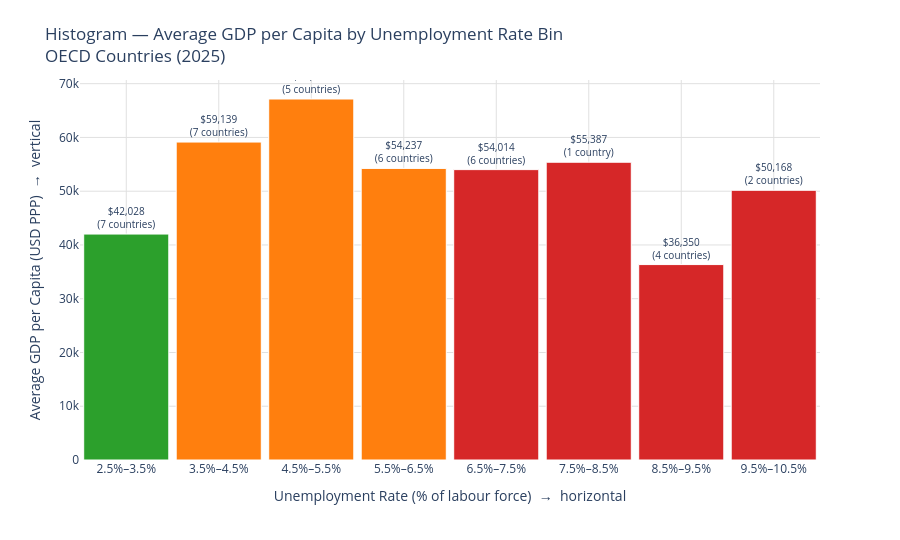

The notebook cell this image was saved under:
### Markdown cell above
# Distribution Analysis — GDP per Capita & Unemployment Rate (2025)

Two histograms showing the **distribution** of values across all OECD countries for 2025.

A histogram divides values into intervals (bins) and counts how many countries fall in each interval. This reveals:
- **Central tendency** — where most countries cluster
- **Dispersion** — how spread out the values are
- **Skewness** — whether the distribution is symmetric or pulls toward one extreme
- **Outliers** — countries with unusually high or low values

Data source: `datasets/Per-Year/gdp_2025.xlsx` and `datasets/Per-Year/unemployment_2025.xlsx`

### Code cell
import pandas as pd
import numpy as np
import plotly.graph_objects as go

# ── Load and clean ────────────────────────────────────────────────────────────
gdp_all = pd.read_excel('datasets/Per-Year/gdp_2025.xlsx')
une_all = pd.read_excel('datasets/Per-Year/unemployment_2025.xlsx')

AGGREGATE_AREAS = {'EA', 'EU27_2020', 'G7', 'OECD', 'OECDE', 'USMCA'}
gdp_all = gdp_all[~gdp_all['REF_AREA'].isin(AGGREGATE_AREAS)]
une_all = une_all[~une_all['REF_AREA'].isin(AGGREGATE_AREAS)]

df = gdp_all.merge(une_all, on='REF_AREA', how='inner')

# ── Bin countries by unemployment rate (X axis) ────────────────────────────
n_bins = 8
df['UNE_BIN'] = pd.cut(df['UNE_RATE_PCT_AVG_2025'], bins=n_bins)
binned = (
    df.groupby('UNE_BIN', observed=True)
    .agg(
        GDP_MEAN=('GDP_PER_CAPITA_USD_PPP_AVG_2025', 'mean'),
        COUNT=('REF_AREA', 'count'),
        COUNTRIES=('REF_AREA', lambda x: ', '.join(sorted(x)))
    )
    .reset_index()
)
binned['BIN_LABEL'] = binned['UNE_BIN'].apply(lambda b: f'{b.left:.1f}%–{b.right:.1f}%')
binned['BIN_MID']   = binned['UNE_BIN'].apply(lambda b: (b.left + b.right) / 2)

# ── Single histogram: X = unemployment bin, Y = avg GDP per capita ────────
fig = go.Figure(go.Bar(
    x=binned['BIN_LABEL'],
    y=binned['GDP_MEAN'],
    marker_color=[
        '#2ca02c' if m < 4 else ('#ff7f0e' if m < 7 else '#d62728')
        for m in binned['BIN_MID']
    ],
    marker_line=dict(color='white', width=1),
    text=[f'${v:,.0f}<br>({c} {"country" if c==1 else "countries"})' for v, c in zip(binned['GDP_MEAN'], binned['COUNT'])],
    textposition='outside',
    textfont=dict(size=10),
    customdata=binned['COUNTRIES'],
    hovertemplate='Unemployment: %{x}<br>Avg GDP: $%{y:,.0f}<br>Countries: %{customdata}<extra></extra>',
))

fig.update_layout(
    title='Histogram — Average GDP per Capita by Unemployment Rate Bin<br>OECD Countries (2025)',
    xaxis_title='Unemployment Rate (% of labour force)  →  horizontal',
    yaxis_title='Average GDP per Capita (USD PPP)  →  vertical',
    height=540,
    plot_bgcolor='white',
    margin=dict(t=80, b=80),
    bargap=0.08,
)
fig.update_xaxes(gridcolor='#e0e0e0')
fig.update_yaxes(gridcolor='#e0e0e0')

fig.show()

### Figure 1 — Plotly figure (JSON) as saved in the notebook; plotly's stock layout.template omitted (floating-point values rounded to 4 significant figures)
{"data": [{"customdata": ["BGR, CZE, ISR, JPN, KOR, MEX, POL", "AUS, DEU, HUN, ISL, NLD, SVN, USA", "GBR, HRV, IRL, NOR, SVK", "AUT, BEL, DNK, ITA, PRT, ROU", "CAN, CRI, EST, LTU, LUX, LVA", "FRA", "CHL, COL, GRC, SWE", "ESP, FIN"], "hovertemplate": "Unemployment: %{x}<br>Avg GDP: $%{y:,.0f}<br>Countries: %{customdata}<extra></extra>", "marker": {"color": ["#2ca02c", "#ff7f0e", "#ff7f0e", "#ff7f0e", "#d62728", "#d62728", "#d62728", "#d62728"], "line": {"color": "white", "width": 1}}, "text": ["$42,028<br>(7 countries)", "$59,139<br>(7 countries)", "$67,147<br>(5 countries)", "$54,237<br>(6 countries)", "$54,014<br>(6 countries)", "$55,387<br>(1 country)", "$36,350<br>(4 countries)", "$50,168<br>(2 countries)"], "textfont": {"size": 10}, "textposition": "outside", "type": "bar", "x": ["2.5%–3.5%", "3.5%–4.5%", "4.5%–5.5%", "5.5%–6.5%", "6.5%–7.5%", "7.5%–8.5%", "8.5%–9.5%", "9.5%–10.5%"], "y": [42030.0, 59140.0, 67150.0, 54240.0, 54010.0, 55390.0, 36350.0, 50170.0]}], "layout": {"bargap": 0.08, "height": 540, "margin": {"b": 80, "t": 80}, "plot_bgcolor": "white", "title": {"text": "Histogram — Average GDP per Capita by Unemployment Rate Bin<br>OECD Countries (2025)"}, "xaxis": {"gridcolor": "#e0e0e0", "title": {"text": "Unemployment Rate (% of labour force)  →  horizontal"}}, "yaxis": {"gridcolor": "#e0e0e0", "title": {"text": "Average GDP per Capita (USD PPP)  →  vertical"}}}}
